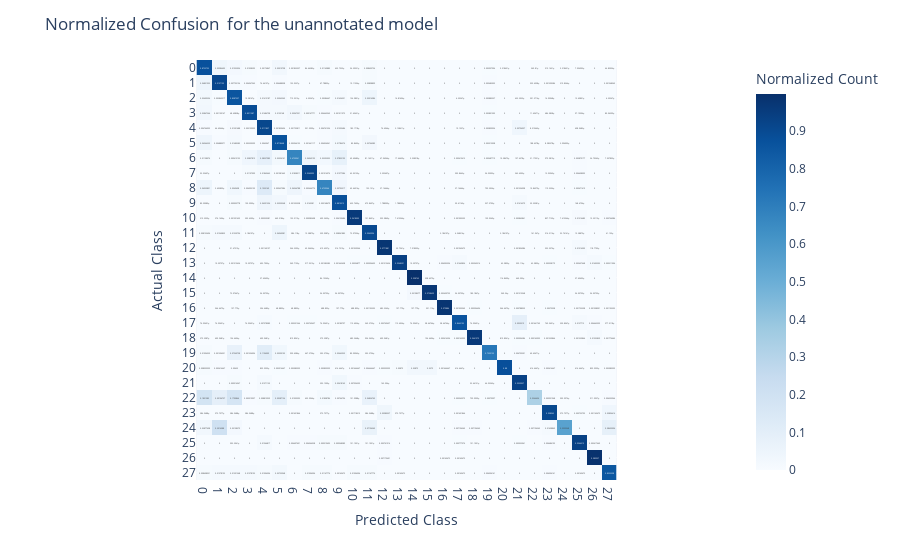

Notebook cell for this chart:
### Code cell
fig = px.imshow(
    cm_normalized,
    text_auto=True,
    labels=dict(x="Predicted Class", y="Actual Class", color="Normalized Count"),
    x=class_labels,
    y=class_labels,
    color_continuous_scale='Blues'
)

# Update layout to add titles and adjust other aspects of the layout if necessary
fig.update_layout(
    title="Normalized Confusion for the unannotated model",
    xaxis_title="Predicted Class",
    yaxis_title="Actual Class"
)

# Show the figure
fig.show()

### Figure 1 — Plotly figure (JSON) as saved in the notebook; plotly's stock layout.template omitted (floating-point values rounded to 4 significant figures; data arrays with more than 128 entries replaced by an {"elided": "..."} marker saying what was removed)
{"data": [{"coloraxis": "coloraxis", "hovertemplate": "Predicted Class: %{x}<br>Actual Class: %{y}<br>Normalized Count: %{z}<extra></extra>", "name": "0", "texttemplate": "%{z}", "type": "heatmap", "x": ["0", "1", "2", "3", "4", "5", "6", "7", "8", "9", "10", "11", "12", "13", "14", "15", "16", "17", "18", "19", "20", "21", "22", "23", "24", "25", "26", "27"], "xaxis": "x", "y": ["0", "1", "2", "3", "4", "5", "6", "7", "8", "9", "10", "11", "12", "13", "14", "15", "16", "17", "18", "19", "20", "21", "22", "23", "24", "25", "26", "27"], "yaxis": "y", "z": {"elided": "28x28 float values"}}], "layout": {"coloraxis": {"colorbar": {"title": {"text": "Normalized Count"}}, "colorscale": [[0, "rgb(247,251,255)"], [0.125, "rgb(222,235,247)"], [0.25, "rgb(198,219,239)"], [0.375, "rgb(158,202,225)"], [0.5, "rgb(107,174,214)"], [0.625, "rgb(66,146,198)"], [0.75, "rgb(33,113,181)"], [0.875, "rgb(8,81,156)"], [1, "rgb(8,48,107)"]]}, "margin": {"t": 60}, "title": {"text": "Normalized Confusion  for the unannotated model"}, "xaxis": {"anchor": "y", "constrain": "domain", "domain": [0, 1], "scaleanchor": "y", "title": {"text": "Predicted Class"}}, "yaxis": {"anchor": "x", "autorange": "reversed", "constrain": "domain", "domain": [0, 1], "title": {"text": "Actual Class"}}}}
